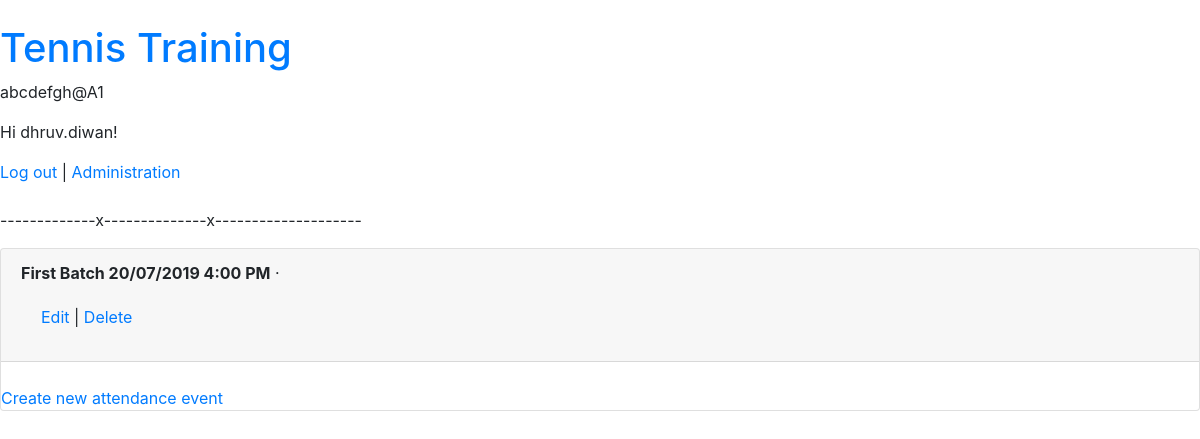
The page /attendance/event/ (signed in) on the database as committed earlier.
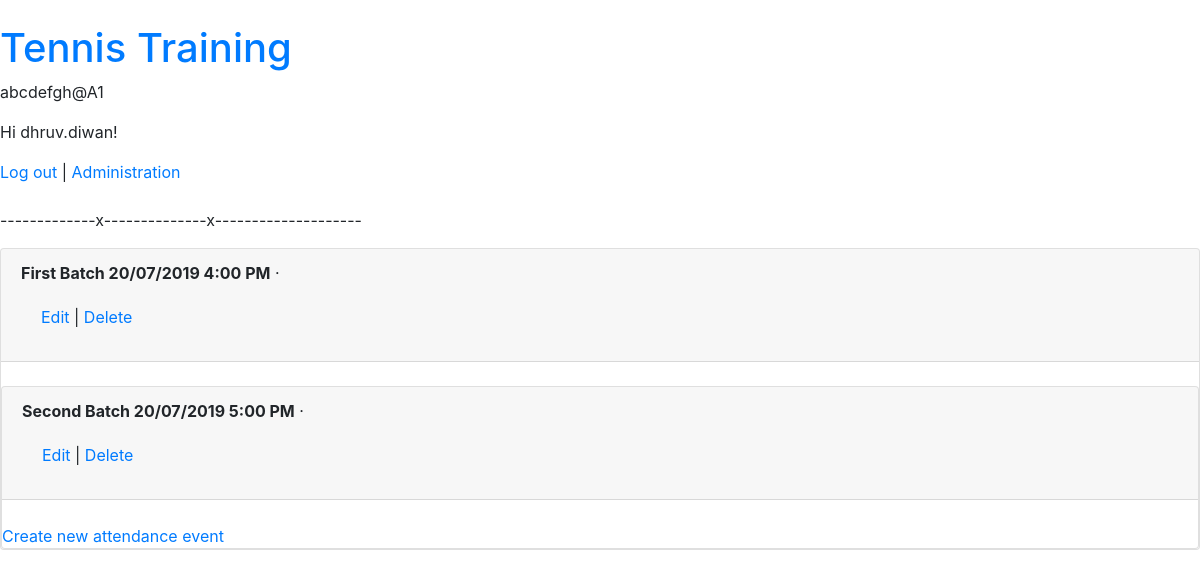
The same page on the database as committed later.
### attendance/models.py (models this page shows, shortened)
class AttendanceEvent(models.Model):
    name = models.CharField(null = True, max_length=300)
    students = models.ManyToManyField(AttendancePerson, blank = True)
    batches = models.ManyToManyField(Batch, blank = True)
    scheduled_date_time = models.DateTimeField(null = True, blank = True)
    execution_date_time = models.DateTimeField(null = True, blank = True)
    event_status = models.CharField(null = True, max_length=300)
    def __str__(self):
        return self.name

### attendance/event/views.py (the view)
# urls.py: path('', AttendanceEventListView.as_view(), name='attendance_event_list'),
class AttendanceEventListView(LoginRequiredMixin , ListView):
    model = AttendanceEvent
    template_name = 'event/attendance_event_list.html'
    login_url = 'login'

### attendance/templates/event/attendance_event_list.html (shortened to what this page needs)
{% extends 'base.html' %}
{% block content %}
{% for attendance_event in object_list %}
<div class="card">
  <div class="card-header">
    <span class="font-weight-bold">{{ attendance_event }}</span> &middot;
    <div class="card-body">
      <a href="{% url 'attendance_event_edit' attendance_event.pk %}">Edit</a> |
      <a href="{% url 'attendance_event_delete' attendance_event.pk %}">Delete</a>
    </div>
  </div>
  <br />
  {% endfor %}
  <a href="{% url 'attendance_event_new' %}">Create new attendance event</a>
  {% endblock content %}

Rows that differ between the two databases and show on the page:
added AttendanceEvent: name "Second Batch 20/07/2019 5:00 PM"
